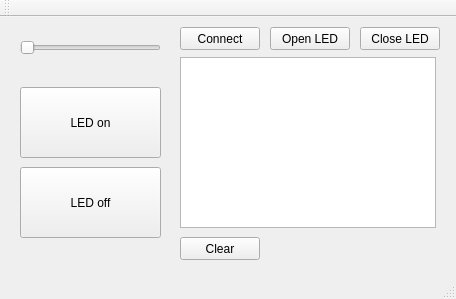
<?xml version="1.0" encoding="UTF-8"?>
<ui version="4.0">
 <class>MainWindow</class>
 <widget class="QMainWindow" name="MainWindow">
  <property name="geometry">
   <rect>
    <x>0</x>
    <y>0</y>
    <width>456</width>
    <height>299</height>
   </rect>
  </property>
  <property name="windowTitle">
   <string>MainWindow</string>
  </property>
  <widget class="QWidget" name="centralWidget">
   <widget class="QPushButton" name="LED_HIGH_pushButton">
    <property name="geometry">
     <rect>
      <x>20</x>
      <y>70</y>
      <width>141</width>
      <height>71</height>
     </rect>
    </property>
    <property name="text">
     <string>LED on</string>
    </property>
   </widget>
   <widget class="QPushButton" name="LED_LOW_pushButton">
    <property name="geometry">
     <rect>
      <x>20</x>
      <y>150</y>
      <width>141</width>
      <height>71</height>
     </rect>
    </property>
    <property name="text">
     <string>LED off</string>
    </property>
   </widget>
   <widget class="QSlider" name="PWM_horizontalSlider">
    <property name="geometry">
     <rect>
      <x>20</x>
      <y>10</y>
      <width>141</width>
      <height>41</height>
     </rect>
    </property>
    <property name="maximum">
     <number>1024</number>
    </property>
    <property name="orientation">
     <enum>Qt::Horizontal</enum>
    </property>
   </widget>
   <widget class="QTextBrowser" name="textBrowser">
    <property name="geometry">
     <rect>
      <x>180</x>
      <y>40</y>
      <width>256</width>
      <height>171</height>
     </rect>
    </property>
   </widget>
   <widget class="QPushButton" name="connect_pushButton">
    <property name="geometry">
     <rect>
      <x>180</x>
      <y>10</y>
      <width>80</width>
      <height>23</height>
     </rect>
    </property>
    <property name="text">
     <string>Connect</string>
    </property>
   </widget>
   <widget class="QPushButton" name="LED_H_pushButton">
    <property name="geometry">
     <rect>
      <x>270</x>
      <y>10</y>
      <width>80</width>
      <height>23</height>
     </rect>
    </property>
    <property name="text">
     <string>Open LED</string>
    </property>
   </widget>
   <widget class="QPushButton" name="LED_L_pushButton">
    <property name="geometry">
     <rect>
      <x>360</x>
      <y>10</y>
      <width>80</width>
      <height>23</height>
     </rect>
    </property>
    <property name="text">
     <string>Close LED</string>
    </property>
   </widget>
   <widget class="QPushButton" name="clear_pushButton">
    <property name="geometry">
     <rect>
      <x>180</x>
      <y>220</y>
      <width>80</width>
      <height>23</height>
     </rect>
    </property>
    <property name="text">
     <string>Clear</string>
    </property>
   </widget>
  </widget>
  <widget class="QMenuBar" name="menuBar">
   <property name="geometry">
    <rect>
     <x>0</x>
     <y>0</y>
     <width>456</width>
     <height>20</height>
    </rect>
   </property>
  </widget>
  <widget class="QToolBar" name="mainToolBar">
   <attribute name="toolBarArea">
    <enum>TopToolBarArea</enum>
   </attribute>
   <attribute name="toolBarBreak">
    <bool>false</bool>
   </attribute>
  </widget>
  <widget class="QStatusBar" name="statusBar"/>
 </widget>
 <layoutdefault spacing="6" margin="11"/>
 <resources/>
 <connections>
  <connection>
   <sender>clear_pushButton</sender>
   <signal>clicked()</signal>
   <receiver>textBrowser</receiver>
   <slot>clear()</slot>
   <hints>
    <hint type="sourcelabel">
     <x>243</x>
     <y>265</y>
    </hint>
    <hint type="destinationlabel">
     <x>270</x>
     <y>245</y>
    </hint>
   </hints>
  </connection>
 </connections>
</ui>
